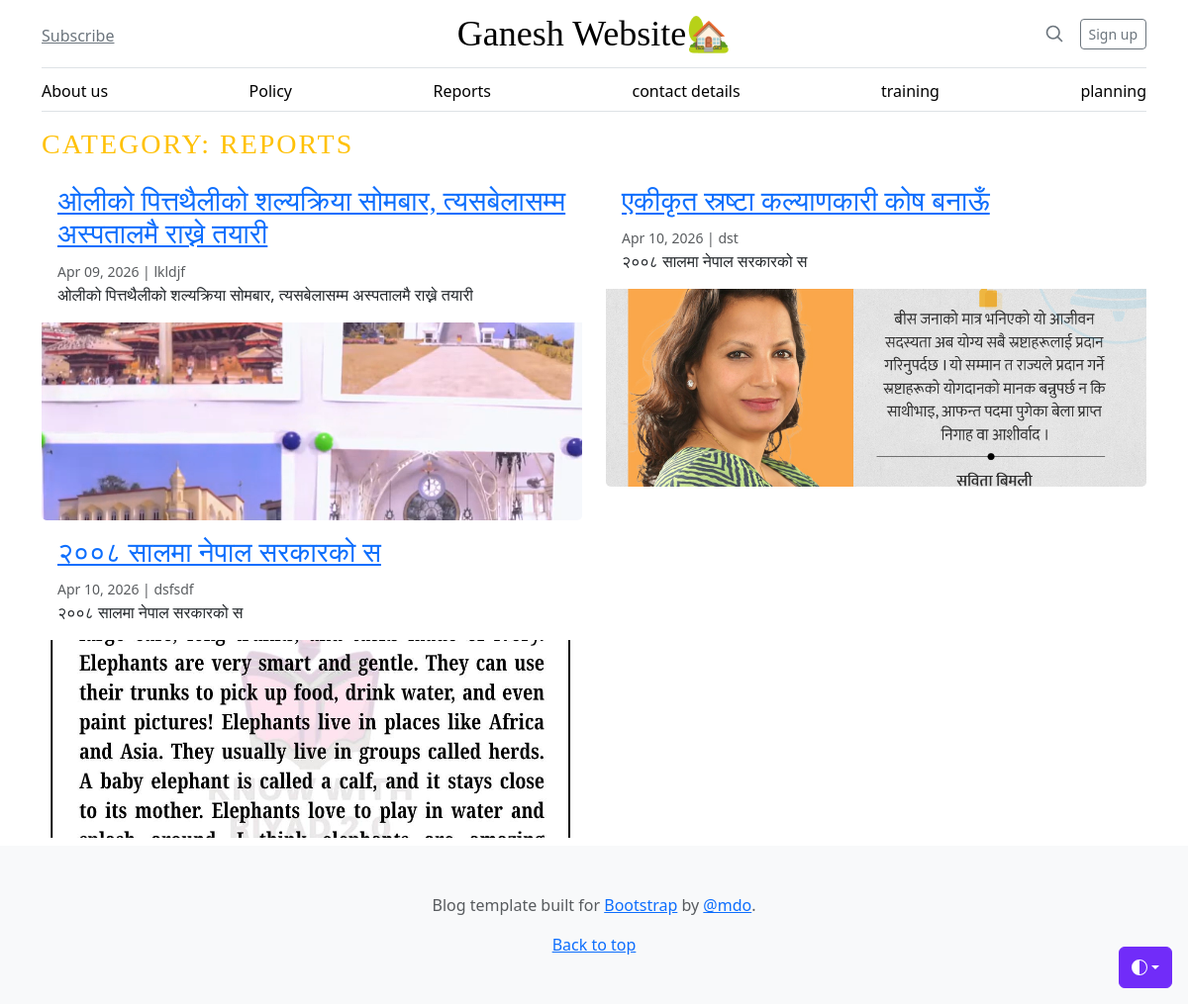
Screenshot of /category/3/ with the database file from the repository.
### blog/models.py (models this page shows, shortened)
class Category(models.Model):
    title = models.CharField(max_length=100)
    name = models.CharField(max_length=100)
    created_at = models.DateTimeField(auto_now_add=True)
    updated_at = models.DateTimeField(auto_now=True)

class Blog(models.Model):
    title = models.CharField(max_length=200, null=True, blank=True)
    slug = models.SlugField(unique=True)
    category = models.ForeignKey(Category, on_delete=models.CASCADE)
    author = models.CharField(max_length=100)
    featured_image = models.ImageField(upload_to='blog_images/', null=True, blank=True)
    short_description = models.CharField(max_length=255)
    blog_body = models.TextField()
    status = models.IntegerField(choices=STATUS_CHOICES, default=0)
    featured_post = models.BooleanField(default=False, null=True, blank=True)
    created_at = models.DateTimeField(auto_now_add=True)
    updated_at = models.DateTimeField(auto_now=True)

### blog/views.py (the view)
# urls.py: path('<int:category_id>/', views.post_by_category,
def post_by_category(request, category_id):
    posts = Blog.objects.filter(category_id=category_id, status=1)
    category = get_object_or_404(Category, id=category_id)
    context = {
        'posts': posts,
        'category': category,
    }
    return render(request, 'post_by_category.html', context)

### blog/context_processor.py (called while the page is built)
def get_categories(request):
    categories = Category.objects.all()
    return dict(categories=categories)

### templates/post_by_category.html (shortened to what this page needs)
{% extends "base.html" %} {% block content %}
<div class="container">
  <h3 class="text-uppercase text-warning" style="letter-spacing: 2px">
    Category: {{ category.name }}
  </h3>
  <div class="row mb-2">
    {% if posts %} {% for post in posts %}
    <div class="col-md-6">
      <div class="card border-0">
        <div class="card-body">
          <h3><a href="#"> {{ post.title }} </a></h3>
          <small class="mb-1 text-muted"
            >{{ post.created_at|date:"M d, Y" }} | {{ post.author }}</small
          >
          <p class="card-text">
            {{ post.short_description | truncatewords:10 }}
          </p>
        </div>
        <img
          src="{{ post.featured_image.url }}"
          class="card-img-bottom"
          alt="{{ post.title }}"
          style="height: 200px; object-fit: cover;">
      </div>
    </div>
    {% endfor %} {% else %}
    <div class="col-12">
      <div class="alert alert-info text-center" role="alert">
        No posts found in this category.
      </div>
    </div>
    {% endif %}
  </div>
</div>
{% endblock %}

### templates/base.html (shortened to what this page needs)
{% load static %}
<!doctype html>
<html lang="en" data-bs-theme="auto">
  <head>
    <link href="{% static 'css/bootstrap.min.css' %}" rel="stylesheet" />
    <link href="blog.css" rel="stylesheet" />
  </head>
  <body>
    <div
      class="dropdown position-fixed bottom-0 end-0 mb-3 me-3 bd-mode-toggle"
    >
      <button
        class="btn btn-bd-primary py-2 dropdown-toggle d-flex align-items-center"
        id="bd-theme"
        type="button"
        aria-expanded="false"
        data-bs-toggle="dropdown"
        aria-label="Toggle theme (auto)"
      >
        <svg class="bi my-1 theme-icon-active" aria-hidden="true">
          <use href="#circle-half"></use>
        </svg>
      </button>
    </div>
    <div class="container">
      <header class="border-bottom lh-1 py-3">
        <div class="row flex-nowrap justify-content-between align-items-center">
          <div class="col-4 pt-1">
            <a class="link-secondary" href="#">Subscribe</a>
          </div>
          <div class="col-4 text-center">
            <a
              class="blog-header-logo text-body-emphasis text-decoration-none"
              href="{% url 'home' %}"
              >Ganesh Website🏡</a
            >
          </div>
          <div class="col-4 d-flex justify-content-end align-items-center">
            <a class="link-secondary" href="#" aria-label="Search">
              <svg
                xmlns="http://www.w3.org/2000/svg"
                width="20"
                height="20"
                fill="none"
                stroke="currentColor"
                stroke-linecap="round"
                stroke-linejoin="round"
                stroke-width="2"
                class="mx-3"
                role="img"
                viewBox="0 0 24 24"
              >
                <title>Search</title>
                <circle cx="10.5" cy="10.5" r="7.5"></circle>
                <path d="M21 21l-5.2-5.2"></path>
              </svg>
            </a>
            <a class="btn btn-sm btn-outline-secondary" href="#">Sign up</a>
          </div>
        </div>
      </header>
      <div class="nav-scroller py-1 mb-3 border-bottom">
        <nav class="nav nav-underline justify-content-between">
          {% for category in categories %}
          <a class="nav-item nav-link link-body-emphasis" href="{% url 'post_by_category' category.id %}"
            >{{ category.name }}</a
          >
          {% endfor %}
        </nav>
      </div>
    </div>
    {% block content %} {% endblock %}
    <footer class="py-5 text-center text-body-secondary bg-body-tertiary">
      <p>
        Blog template built for
        <a href="https://getbootstrap.com/">Bootstrap</a> by
        <a href="https://x.com/mdo">@mdo</a>.
      </p>
      <p class="mb-0"><a href="#">Back to top</a></p>
    </footer>
  </body>
</html>

### static/css/blog.css (style rules this page uses)
.blog-header-logo { font-family: "Playfair Display", Georgia, "Times New Roman", serif; font-size: 2.25rem; }
h1, h2, h3, h4, h5, h6 { font-family: "Playfair Display", Georgia, "Times New Roman", serif; }

### templates/base.html (style rules this page uses)
.bi { vertical-align: -0.125em; fill: currentColor; }
.nav-scroller { position: relative; z-index: 2; height: 2.75rem; overflow-y: hidden; }
.nav-scroller .nav { display: flex; flex-wrap: nowrap; padding-bottom: 1rem; margin-top: -1px; overflow-x: auto; text-align: center; white-space: nowrap; -webkit-overflow-scrolling: touch; }
.btn-bd-primary { --bd-violet-bg: #712cf9; --bd-violet-rgb: 112.520718, 44.062154, 249.437846; --bs-btn-font-weight: 600; --bs-btn-color: var(--bs-white); --bs-btn-bg: var(--bd-violet-bg); --bs-btn-border-color: var(--bd-violet-bg); --bs-btn-hover-color: var(--bs-white); --bs-btn-hover-bg: #6528e0; --bs-btn-hover-border-color: #6528e0; --bs-btn-focus-shadow-rgb: var(--bd-violet-rgb); --bs-btn-active-color: var(--bs-btn-hover-color); --bs-btn-active-bg: #5a23c8; --bs-btn-active-border-color: #5a23c8; }
.bd-mode-toggle { z-index: 1500; }
.bd-mode-toggle .bi { width: 1em; height: 1em; }

### rows the page displays
Category: name "About us"
Category: name "Policy"
Category: name "Reports", name "REPORTS"
Category: name "contact details"
Category: name "training"
Category: name "planning"
Blog: title "ओलीको पित्तथैलीको शल्यक्रिया सोमबार, त्यसबेलासम्म अस्पतालमै राख्ने तयारी", created_at "Apr 09, 2026", author "lkldjf", short_description "ओलीको पित्तथैलीको शल्यक्रिया सोमबार, त्यसबेलासम्म अस्पतालमै राख्ने तयारी", featured_image (picture)
Blog: title "एकीकृत स्रष्टा कल्याणकारी कोष बनाऊँ", created_at "Apr 10, 2026", author "dst", short_description "२००८ सालमा नेपाल सरकारको स", featured_image (picture)
Blog: title "२००८ सालमा नेपाल सरकारको स", created_at "Apr 10, 2026", author "dsfsdf", short_description "२००८ सालमा नेपाल सरकारको स", featured_image (picture)
